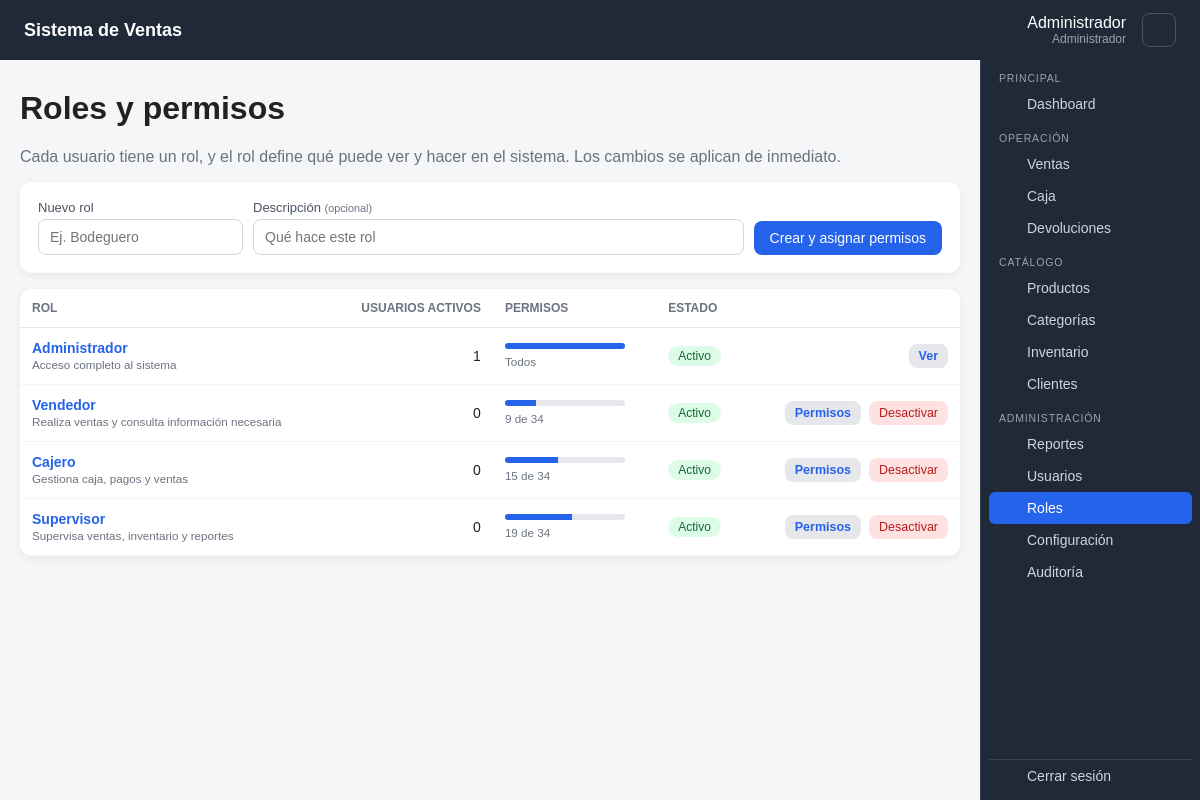
Screenshot of /views/roles/index.php (signed in) with the database file from the repository.
### tables this page shows
CREATE TABLE roles (
    id_rol INT UNSIGNED AUTO_INCREMENT PRIMARY KEY,
    nombre VARCHAR(50) NOT NULL UNIQUE,
    descripcion VARCHAR(255) NULL,
    estado TINYINT(1) NOT NULL DEFAULT 1,
    fecha_creacion TIMESTAMP NOT NULL DEFAULT CURRENT_TIMESTAMP
);

CREATE TABLE permisos (
    id_permiso INT UNSIGNED AUTO_INCREMENT PRIMARY KEY,
    nombre VARCHAR(100) NOT NULL UNIQUE,
    descripcion VARCHAR(255) NULL
);

### helpers/funciones.php (called while the page is built, shortened)
<?php
function e(?string $value): string { return htmlspecialchars($value ?? '', ENT_QUOTES, 'UTF-8'); }

### config/database.php (called while the page is built, shortened)
<?php
class Database {
    private string $host = '127.0.0.1';
    private string $dbName = 'sistema_ventas';
    private string $username = 'root';
    private string $password = '';
    private ?PDO $connection = null;
    public function getConnection(): PDO {
        if ($this->connection === null) {
            $dsn = "mysql:host={$this->host};dbname={$this->dbName};charset=utf8mb4";
            $this->connection = new PDO($dsn, $this->username, $this->password, [
                PDO::ATTR_ERRMODE => PDO::ERRMODE_EXCEPTION,
                PDO::ATTR_DEFAULT_FETCH_MODE => PDO::FETCH_ASSOC,
                PDO::ATTR_EMULATE_PREPARES => false,
            ]);
        }
        return $this->connection;
    }
}

### controllers/RolController.php (called while the page is built, shortened)
<?php
require_once __DIR__ . '/../config/database.php';
require_once __DIR__ . '/../models/Rol.php';
require_once __DIR__ . '/../models/Permiso.php';
class RolController {
    private Rol $roles;
    private Permiso $permisos;
    public function __construct() {
        $this->db=(new Database())->getConnection();
        $this->roles=new Rol($this->db);
        $this->permisos=new Permiso($this->db);
    }
    public function listar(): array { return $this->roles->listar(); }
    public function esAdministrador(array $rol): bool { return (int)$rol['id_rol']===ROL_ADMINISTRADOR; }
    public function permisosAgrupados(): array {
        $grupos=[];
        foreach ($this->permisos->todos() as $p) {
            $mod=explode('.',$p['nombre'])[0];
            $grupos[self::MODULOS[$mod] ?? ucfirst($mod)][]=$p;
        }
        return $grupos;
    }
}

### models/Rol.php (called while the page is built, shortened)
<?php
class Rol {
    public function listar(): array {
        return $this->db->query("SELECT r.*,
                (SELECT COUNT(*) FROM usuarios u WHERE u.rol_id=r.id_rol AND u.estado=1) usuarios,
                (SELECT COUNT(*) FROM rol_permisos rp WHERE rp.id_rol=r.id_rol) permisos
            FROM roles r ORDER BY r.estado DESC, r.id_rol")->fetchAll();
    }
}

### models/Permiso.php (called while the page is built, shortened)
<?php
class Permiso {
    public function todos(): array {
        return $this->db->query("SELECT id_permiso,nombre,descripcion FROM permisos ORDER BY id_permiso")->fetchAll();
    }
}

### views/roles/index.php (the view, shortened to what this page needs)
<?php
require_once __DIR__ . '/../../helpers/funciones.php';
require_once __DIR__ . '/../../controllers/RolController.php';
$controller = new RolController();
$roles = $controller->listar();
$totalPermisos = array_sum(array_map('count', $controller->permisosAgrupados()));
require __DIR__ . '/../layouts/header.php';
?>
<h1>Roles y permisos</h1>
<p class="muted">Cada usuario tiene un rol, y el rol define qué puede ver y hacer en el sistema. Los cambios se aplican de inmediato.</p>
<form method="post" class="card form-inline nuevo-rol">
  <div class="fila">
    <label>Nuevo rol<input type="text" name="nombre" value="<?= e($_POST['nombre'] ?? '') ?>" maxlength="50" placeholder="Ej. Bodeguero" required></label>
    <label class="grow"><span>Descripción <small class="muted">(opcional)</small></span><input type="text" name="descripcion" value="<?= e($_POST['descripcion'] ?? '') ?>" maxlength="255" placeholder="Qué hace este rol"></label>
    <button class="btn">Crear y asignar permisos</button>
  </div>
</form>
<div class="table-card">
  <table class="table">
    <thead><tr><th>Rol</th><th class="num">Usuarios activos</th><th>Permisos</th><th>Estado</th><th></th></tr></thead>
    <tbody>
    <?php foreach ($roles as $r): $admin = $controller->esAdministrador($r); ?>
      <tr class="<?= $r['estado'] ? '' : 'inactivo' ?>">
        <td><a href="editar.php?id=<?= (int)$r['id_rol'] ?>"><?= e($r['nombre']) ?></a><br><small class="muted"><?= e($r['descripcion'] ?? '') ?></small></td>
        <td class="num"><?= (int)$r['usuarios'] ?></td>
        <td><?php $n = $admin ? $totalPermisos : (int)$r['permisos']; ?>
          <div class="permiso-medidor" title="<?= $n ?> de <?= $totalPermisos ?>"><span style="width:<?= $totalPermisos ? round($n / $totalPermisos * 100) : 0 ?>%"></span></div>
          <small class="muted"><?= $admin ? 'Todos' : $n . ' de ' . $totalPermisos ?></small></td>
        <td><span class="badge <?= $r['estado'] ? 'badge-ok' : 'badge-off' ?>"><?= $r['estado'] ? 'Activo' : 'Inactivo' ?></span></td>
        <td class="acciones">
          <a class="btn btn-light btn-sm" href="editar.php?id=<?= (int)$r['id_rol'] ?>"><?= $admin ? 'Ver' : 'Permisos' ?></a>
          <?php if (!$admin): ?>
          <form method="post" onsubmit="return confirm('¿<?= $r['estado'] ? 'Desactivar' : 'Activar' ?> este rol?')">
            <button class="btn btn-sm <?= $r['estado'] ? 'btn-danger' : 'btn-light' ?>"><?= $r['estado'] ? 'Desactivar' : 'Activar' ?></button>
          </form>
          <?php endif; ?>
        </td>
      </tr>
    <?php endforeach; ?>
    </tbody>
  </table>
  </div>
<?php require __DIR__ . '/../layouts/footer.php'; ?>

### rows the page displays
roles: nombre "Administrador", descripcion "Acceso completo al sistema", usuarios "1", $n / $totalPermisos * 100 100 (drawn), shows "Todos", estado "Activo", shows "Ver"
roles: nombre "Vendedor", descripcion "Realiza ventas y consulta información necesaria", usuarios "0", $n / $totalPermisos * 100 26 (drawn), n "9", totalPermisos "34", estado "Activo"
roles: nombre "Cajero", descripcion "Gestiona caja, pagos y ventas", usuarios "0", $n / $totalPermisos * 100 44 (drawn), n "15", totalPermisos "34", estado "Activo"
roles: nombre "Supervisor", descripcion "Supervisa ventas, inventario y reportes", usuarios "0", $n / $totalPermisos * 100 56 (drawn), n "19", totalPermisos "34", estado "Activo"

### other values shown
nombreEmpresa() "Sistema de Ventas"
$_SESSION['nombre'] "Administrador"
$_SESSION['rol'] "Administrador"
$grupo "PRINCIPAL"
$item['nombre'] "Dashboard"
$grupo "OPERACIÓN"
$item['nombre'] "Ventas"
$item['nombre'] "Caja"
$item['nombre'] "Devoluciones"
$grupo "CATÁLOGO"
$item['nombre'] "Productos"
$item['nombre'] "Categorías"
$item['nombre'] "Inventario"
$item['nombre'] "Clientes"
$grupo "ADMINISTRACIÓN"
